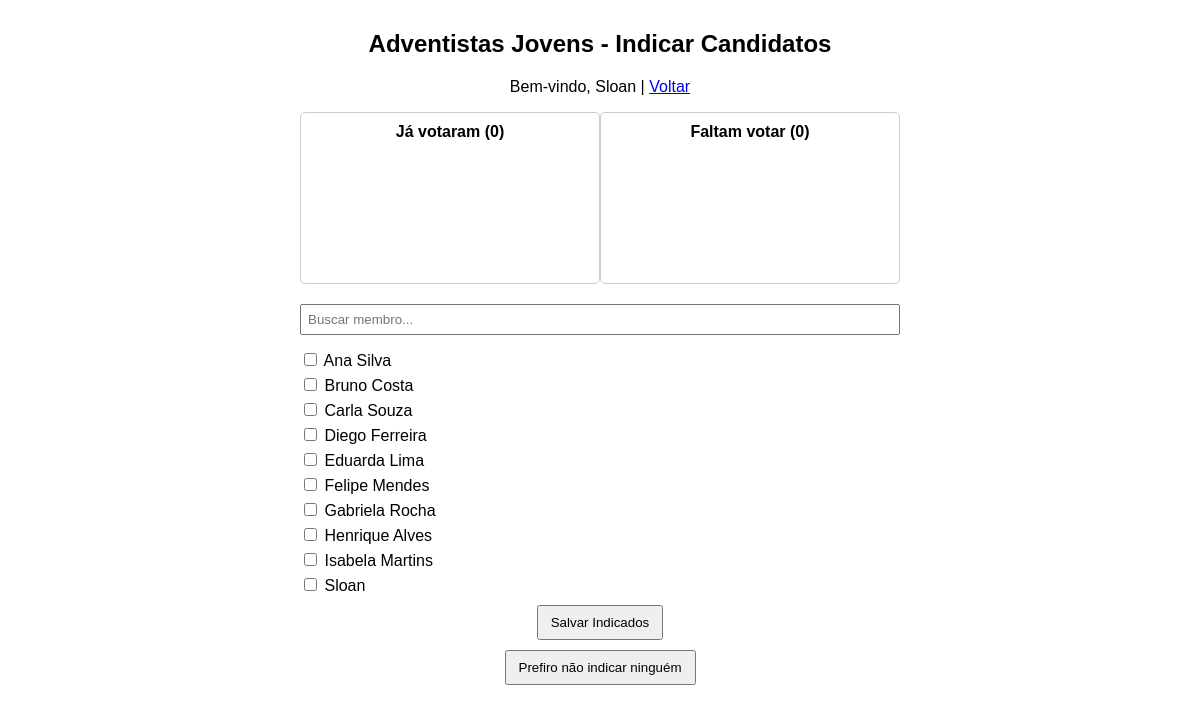
The app's page /votacao.php?id=4 (signed in) with its own data.
### tables this page shows
CREATE TABLE `departamentos` (
  `id` int(11) NOT NULL,
  `nome` varchar(150) NOT NULL,
  `lider_escolhido_2026` varchar(100) DEFAULT NULL,
  `indicados` text DEFAULT '[]',
  `votos_json` text DEFAULT NULL,
  `status_votacao` tinyint(1) DEFAULT 0,
  `votos_lider_json` text DEFAULT '[]',
  `votos_contagem` longtext DEFAULT '{}' CHECK (json_valid(`votos_contagem`))
);

CREATE TABLE `usuarios` (
  `id` int(11) NOT NULL,
  `nome` varchar(100) NOT NULL,
  `email` varchar(100) NOT NULL,
  `senha` varchar(255) NOT NULL,
  `online` tinyint(1) DEFAULT 0,
  `tipo` enum('admin','normal') DEFAULT 'normal'
);

### votacao.php (the view, shortened to what this page needs)
<?php
$conn = new mysqli("localhost","root","","votacao");
$dep_id = intval($_GET['id'] ?? 0);
$stmt = $conn->prepare("SELECT * FROM departamentos WHERE id=?");
$stmt->bind_param("i",$dep_id);
$stmt->execute();
$departamento = $stmt->get_result()->fetch_assoc();
$usuarios_all = $conn->query("SELECT id,nome FROM usuarios ORDER BY nome");
$listaUsuariosAll = []; while($u=$usuarios_all->fetch_assoc()) $listaUsuariosAll[]=$u;
$listaUsuariosOnline = []; $usuarios_online_ids = [];
$indicados_json = $departamento['indicados'] ?? '[]';
$indicados_ids = json_decode($indicados_json, true);
$votos_json = $departamento['votos_json'] ?? '[]';
$votos = json_decode($votos_json, true);
$votos = array_map('intval', $votos);
$total_votantes = count($usuarios_online_ids);
$quantos_votaram = 0;
if(is_array($votos) && is_array($usuarios_online_ids)){
    $quantos_votaram = count(array_intersect($votos, $usuarios_online_ids));
}
$faltam = $total_votantes - $quantos_votaram;
?>
<!DOCTYPE html>
<html lang="pt-BR">
<head>
</head>
<body>
<h2><?php echo htmlspecialchars($departamento['nome']); ?> - Indicar Candidatos</h2>
<p>Bem-vindo, <?php echo htmlspecialchars($_SESSION['usuario_nome']); ?> | <a href="departamentos.php">Voltar</a></p>
<div class="colunas">
    <div class="coluna">
        <h4>Já votaram (<?php echo $quantos_votaram; ?>)</h4>
    </div>
    <div class="coluna">
        <h4>Faltam votar (<?php echo $faltam; ?>)</h4>
    </div>
</div>
<input type="text" id="busca" placeholder="Buscar membro..." onkeyup="filtrarMembros()">
<form method="POST" id="listaCheck">
    <?php foreach($listaUsuariosAll as $u):
        $checked = in_array($u['id'],$indicados_ids) ? 'checked' : '';
    ?>
    <label>
        <input type="checkbox" name="indicados[]" value="<?php echo intval($u['id']); ?>" <?php echo $checked; ?>>
        <?php echo htmlspecialchars($u['nome']); ?>
    </label>
    <?php endforeach; ?>
    <button type="submit" name="indicar">Salvar Indicados</button>
</form>
<form method="POST">
    <button type="submit" name="nenhum">Prefiro não indicar ninguém</button>
</form>
</body>
</html>

### votacao.php (style rules this page uses)
body { font-family:Arial; max-width:600px;margin:30px auto;text-align:center; }
label { display:block;margin:5px 0;text-align:left; }
button { margin:5px;padding:8px 12px; }
.colunas { display:flex; justify-content:space-between; margin-bottom:20px; }
.coluna { width:48%; border:1px solid #ccc; padding:10px; border-radius:5px; min-height:150px; }
.coluna h4 { margin-top:0; }
#busca { margin-bottom:10px; padding:6px; width:100%; box-sizing:border-box; }

### records on screen
departamentos: nome "Adventistas Jovens", votos_json "0"
usuarios: nome "Ana Silva"
usuarios: nome "Bruno Costa"
usuarios: nome "Carla Souza"
usuarios: nome "Diego Ferreira"
usuarios: nome "Eduarda Lima"
usuarios: nome "Felipe Mendes"
usuarios: nome "Gabriela Rocha"
usuarios: nome "Henrique Alves"
usuarios: nome "Isabela Martins"
usuarios: nome "Sloan"

### other values on screen
$_SESSION['usuario_nome'] "Sloan"
